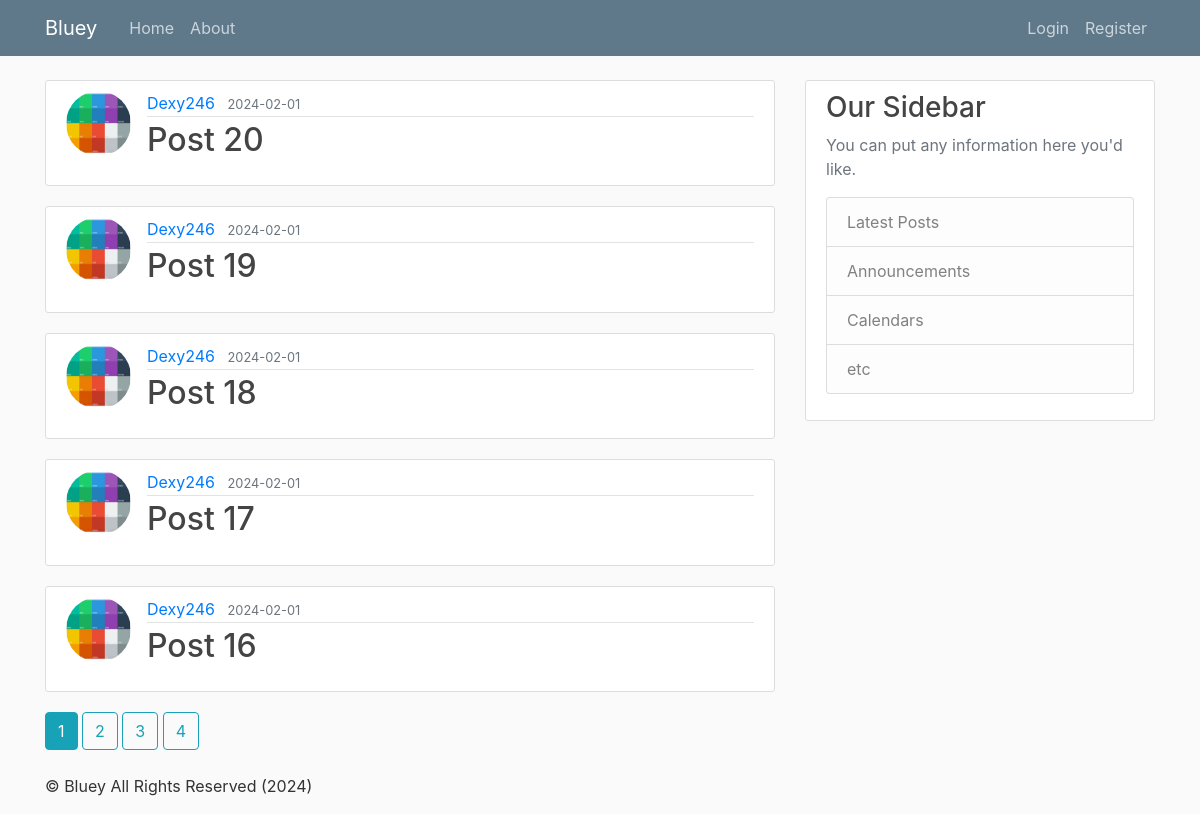
The page /home on the database its author committed.
### Bluey_blog/models.py (models this page shows, shortened)
class Post(db.Model):
    id = db.Column(db.Integer, primary_key=True)
    title = db.Column(db.String(100), nullable=False)
    date_posted = db.Column(db.DateTime, nullable=False, default=datetime.now(timezone.utc))
    user_id = db.Column(db.Integer, db.ForeignKey('user.id'), nullable=False)
    comments = db.relationship('Comment', backref='post', lazy=True)

class User(db.Model, UserMixin):
    id = db.Column(db.Integer, primary_key=True)
    username = db.Column(db.String(20), unique=True, nullable=False)
    email = db.Column(db.String(120), unique=True, nullable=False)
    image_file = db.Column(db.String(20), nullable=False, default='main_default.jpg')
    password = db.Column(db.String(60), nullable=False)
    posts = db.relationship('Post', backref = 'author', lazy = True)
    comments = db.relationship('Comment', backref='author', lazy=True) # Update

### Bluey_blog/routes.py (the view)
@app.route("/home")
def home():
    page = request.args.get('page', 1, type=int)
    posts = Post.query.order_by(Post.date_posted.desc()).paginate(per_page=5)
    return render_template('home.html', posts = posts, title = "Home")

### Bluey_blog/templates/home.html (shortened to what this page needs)
{% extends "layout.html" %}
{% block content %}
    {% for post in posts.items %}
        <article class="media content-section">
          <img class="rounded-circle article-img" src="{{ url_for('static', filename='profile_pics/' + post.author.image_file) }}">
          <div class="media-body">
            <div class="article-metadata">
              <a class="mr-2" href="{{ url_for('user_posts', username=post.author.username) }}">{{ post.author.username }}</a>
              <small class="text-muted">{{ post.date_posted.strftime('%Y-%m-%d') }}</small>
            </div>
            <h2><a class="article-title" href="{{ url_for('post', post_id=post.id) }}">{{ post.title }}</a></h2>
          </div>
        </article>
    {% endfor %}
    {% for page_num in posts.iter_pages(left_edge=1, right_edge=1, left_current=1, right_current=2) %}
      {% if page_num %}
        {% if posts.page == page_num %}
          <a class="btn btn-info mb-4" href="{{ url_for('home', page=page_num) }}">{{ page_num }}</a>
        {% else %}
          <a class="btn btn-outline-info mb-4" href="{{ url_for('home', page=page_num) }}">{{ page_num }}</a>
        {% endif %}
      {% else %}
        ...
      {% endif %}
    {% endfor %}
{% endblock content %}

### Bluey_blog/templates/layout.html (shortened to what this page needs)
<!DOCTYPE html>
<html>
  <head>
    <link rel="stylesheet" href="https://maxcdn.bootstrapcdn.com/bootstrap/4.0.0/css/bootstrap.min.css">
    <link rel="stylesheet" type="text/css" href="{{ url_for('static', filename='main.css') }}">
    <link rel="stylesheet" type="text/css" href="{{ url_for('static', filename='main.css') }}">
  </head>
  <body>
    <header class="site-header">
      <nav class="navbar navbar-expand-md navbar-dark bg-steel fixed-top">
        <div class="container">
          <a class="navbar-brand mr-4" href="/">Bluey</a>
          <div class="collapse navbar-collapse" id="navbarToggle">
            <div class="navbar-nav mr-auto">
              <a class="nav-item nav-link" href="{{ url_for('home') }}">Home</a>
              <a class="nav-item nav-link" href="{{ url_for('about') }}">About</a>
            </div>
            <div class="navbar-nav">
              {% if current_user.is_authenticated %}
                <a class="nav-item nav-link" href="{{ url_for('new_post') }}">New Post</a>
                <a class="nav-item nav-link" href="{{ url_for('account') }}">Account</a>
                <a class="nav-item nav-link" href="{{ url_for('logout') }}">Logout</a>
              {% else %}
                <a class="nav-item nav-link" href="{{ url_for('login') }}">Login</a>
                <a class="nav-item nav-link" href="{{ url_for('register') }}">Register</a>
              {% endif %}
            </div>
          </div>
        </div>
      </nav>
    </header>
    <main role="main" class="container">
      <div class="row">
        <div class="col-md-8">
          {% block content %}{% endblock %}
        </div>
        <div class="col-md-4">
          <div class="content-section">
            <h3>Our Sidebar</h3>
            <p class='text-muted'>You can put any information here you'd like.
              <ul class="list-group">
                <li class="list-group-item list-group-item-light">Latest Posts</li>
                <li class="list-group-item list-group-item-light">Announcements</li>
                <li class="list-group-item list-group-item-light">Calendars</li>
                <li class="list-group-item list-group-item-light">etc</li>
              </ul>
            </p>
          </div>
        </div>
      </div>
      <div class="copyright">
        <p>&#169; Bluey All Rights Reserved (2024)</p>
      </div>
    </main>
  </body>
</html>

### Bluey_blog/static/main.css (style rules this page uses)
body { background: #fafafa; color: #333333; margin-top: 5rem; }
h1, h2, h3, h4, h5, h6 { color: #444444; }
.bg-steel { background-color: #5f788a; }
.site-header .navbar-nav .nav-link { color: #cbd5db; }
.content-section { background: #ffffff; padding: 10px 20px; border: 1px solid #dddddd; border-radius: 3px; margin-bottom: 20px; }
.article-title { color: #444444; }
.article-img { height: 65px; width: 65px; margin-right: 16px; }
.article-metadata { padding-bottom: 1px; margin-bottom: 4px; border-bottom: 1px solid #e3e3e3 }

### rows shown on the page
Post: image_file (picture), author.username "Dexy246", date_posted "2024-02-01", title "Post 20"
Post: image_file (picture), author.username "Dexy246", date_posted "2024-02-01", title "Post 19"
Post: image_file (picture), author.username "Dexy246", date_posted "2024-02-01", title "Post 18"
Post: image_file (picture), author.username "Dexy246", date_posted "2024-02-01", title "Post 17"
Post: image_file (picture), author.username "Dexy246", date_posted "2024-02-01", title "Post 16"

### other values the page prints
{{ page_num }} "1"
{{ page_num }} "2" "3" "4"
